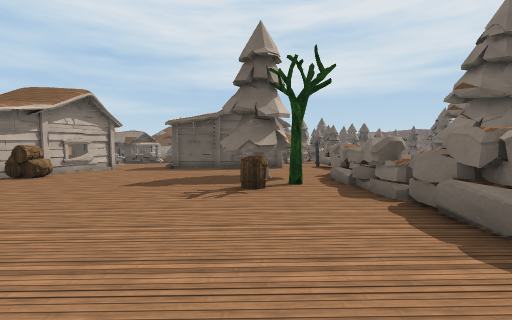
View 1 (above)

24 first-person views from a walk through a 3-D level made in the Unity game engine. The camera is 1.5 m above the floor, tilts 4° down and sees 90° across. The floor is counted in squares, 2 m on a side. Each view is taken from the middle of a square. On the plan, view 1 faces up. The plan holds only what a view shows up to about 9 squares ahead; the rest is blank. The place goes on beyond the plan. Some animated figures are left out. Surface patterns are stand-ins for the level's own textures.

View 2
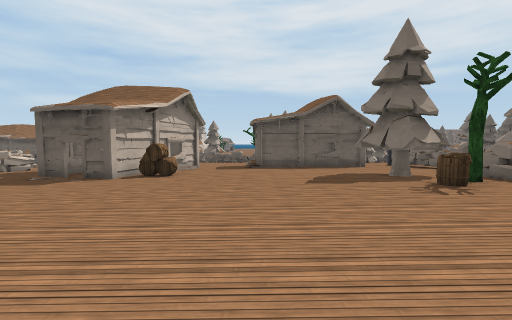

View 3
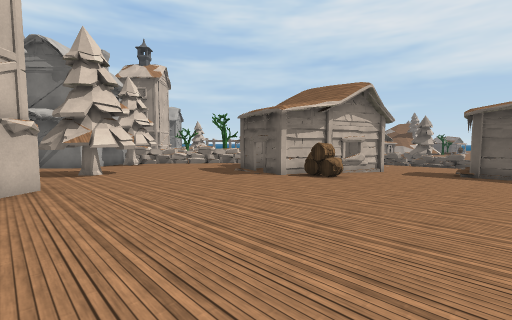

View 4
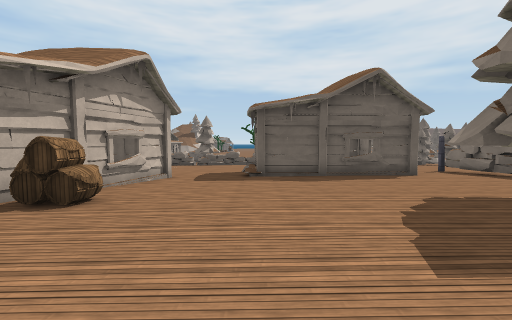

View 5
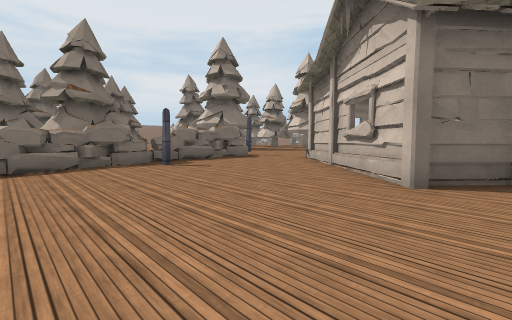

View 6
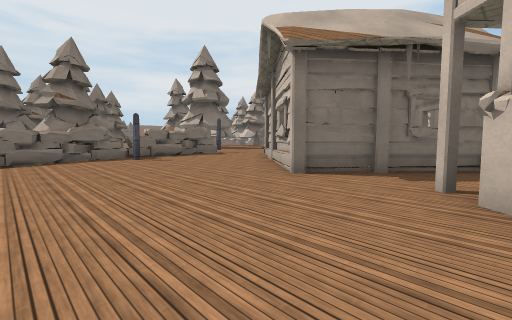

View 7
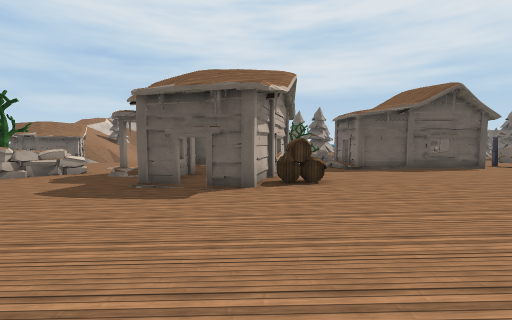

View 8
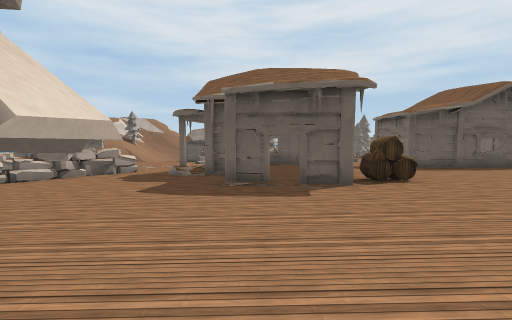

View 9
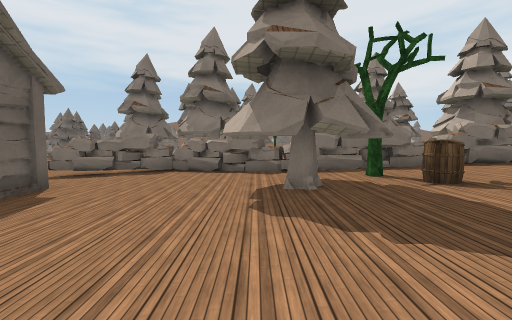

View 10
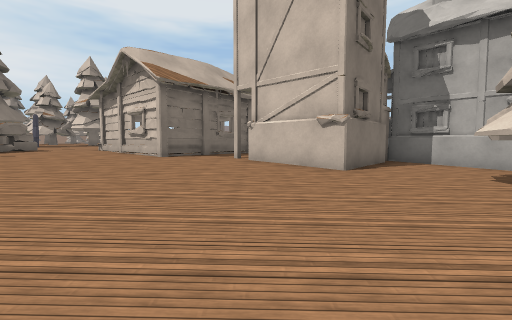

View 11
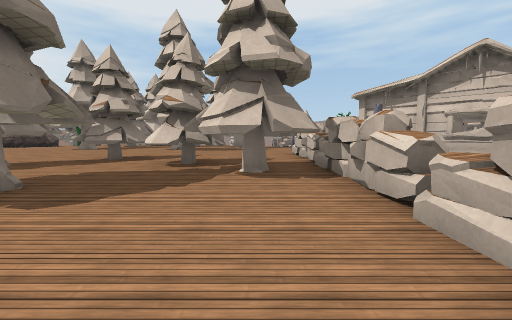

View 12
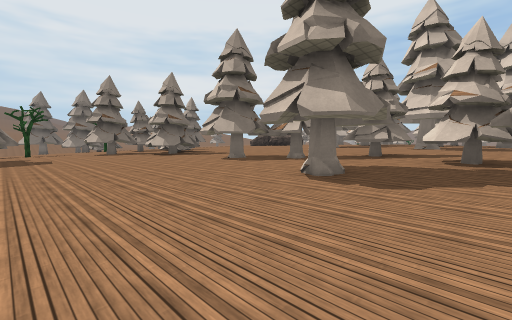

View 13
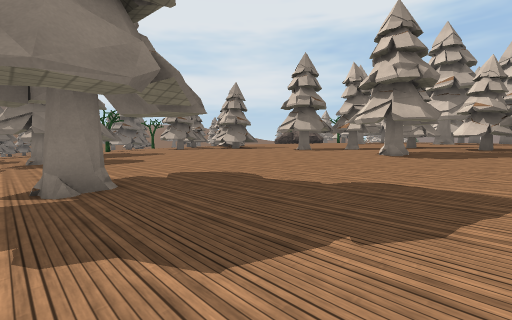

View 14
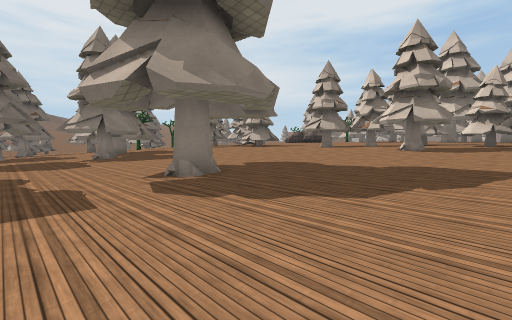

View 15
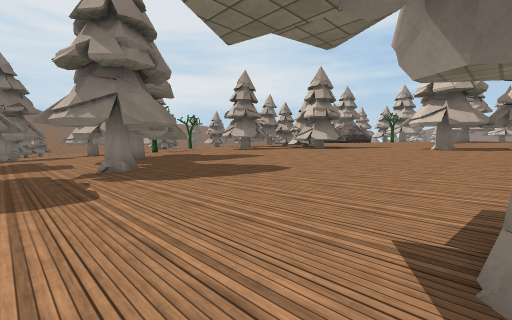

View 16
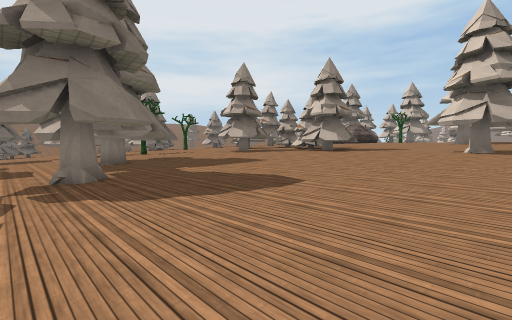

View 17
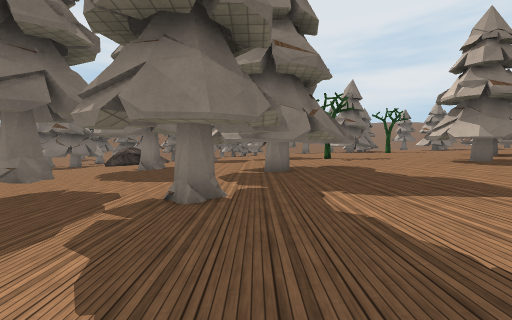

View 18
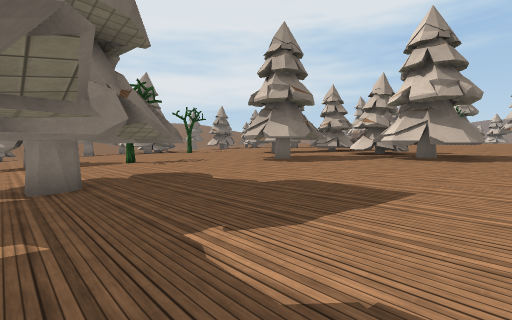

View 19
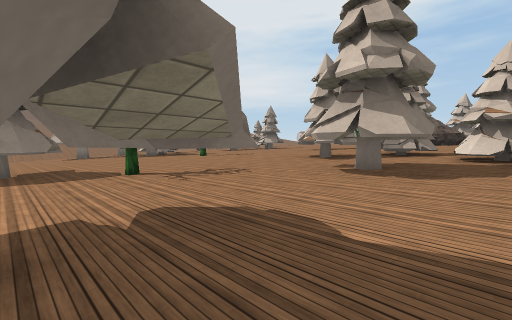

View 20
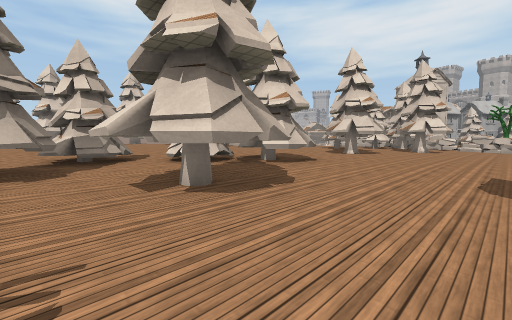

View 21
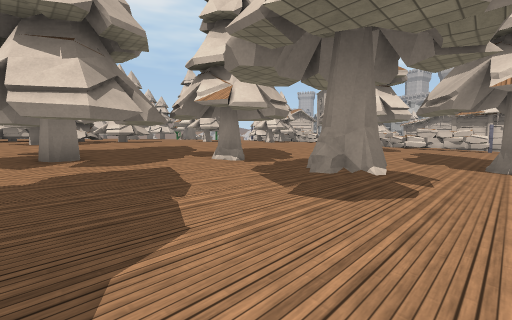

View 22
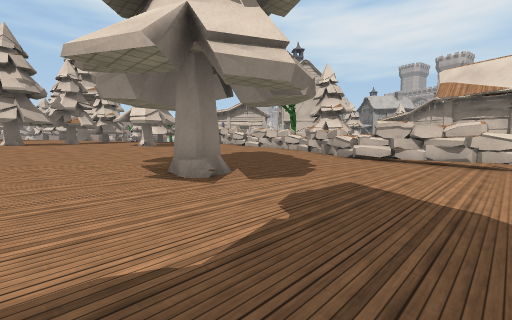

View 23
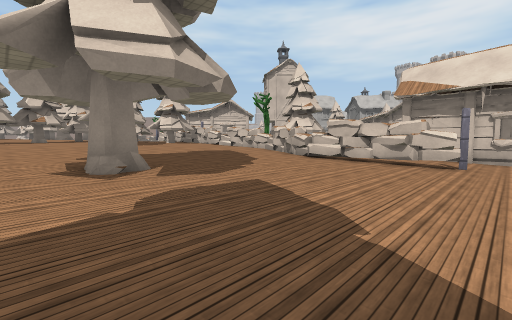

View 24
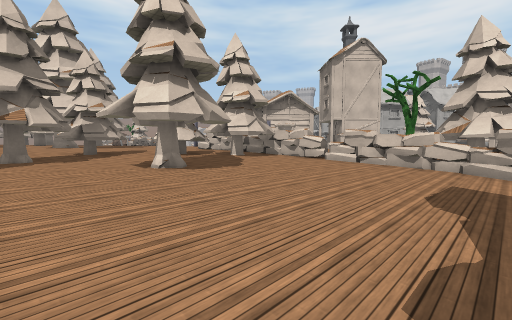

### Floor plan
Key: @ floor where view 1 was taken; # wall or solid block; x gap in a wall; . main floor; : floor 0.25 m higher than the main floor; - floor 0.25 m lower than the main floor; + floor 0.5 m higher than the main floor; _ floor 0.5 m lower than the main floor; * floor 0.75 m higher than the main floor; < floor 0.75 m lower than the main floor; ( floor 1 m lower than the main floor; ! floor 1.25 m lower than the main floor; / step, stairs or slope; ^ raised ledge; B barrel; T tree; H thing the floor can be seen under or through; P pole; U house.
Columns run from 13 left of view 1 to 22 right of it. Each row starts with its distance up from view 1.
 15               #<<<<<<<((((#((((((((!
 14               #<PH<<<<<<<<<<(((#((((
 13        <<    ##__H___<<<<<<<<<<<<<((
 12      ##__######__H_________<<<<<<<<<
 11 <##  ##__________H_______________<<<
 10 _/#####---------##----/#---___#__#__
  9 ___###----------#---------------#___
  8 __-###B--...###x#.........------##--
  7 _---##-.....###^...............--##-
  6 -----........#T^...................-
  5 ----......:::B:#::::::::::::::......
  4  -......:::::::x:::::::::::::::::#..
  3 ###....::::::::#::::#/::::::::::###:
  2  # ..::::::::++###++++++##++:#####::
  1 ....#::::::++++#####++####+++###:::#
  0 U..####::++++@P^+###++###   +###++:#
 -1  U##  #++#+++++#***#x##++   +++/+##+
 -2  U    ++###++++#*****#**++  +++++  +
 -3       +######++#* ********  ++  ++++
 -4       ###   ##*   **              ++
 -5         ##                        **
 -6         #                         **
 -7         #

Where each view was taken, in squares from view 1:
view 1: 0 up, 0 right, facing up
view 2: 0 up, 4 left, facing up
view 3: 1 up, 3 left, facing up-left
view 4: 4 up, 4 left, facing up
view 5: 3 up, 5 left, facing down-right
view 6: 3 up, 7 left, facing down-right
view 7: 2 up, 8 left, facing up
view 8: 2 up, 10 left, facing up
view 9: 8 up, 4 left, facing right
view 10: 7 up, 7 left, facing down
view 11: 6 up, 4 right, facing down
view 12: 7 up, 5 right, facing down-right
view 13: 11 up, 5 right, facing down-right
view 14: 13 up, 5 right, facing down-right
view 15: 12 up, 10 right, facing down-right
view 16: 11 up, 11 right, facing down-right
view 17: 9 up, 13 right, facing right
view 18: 9 up, 15 right, facing down-right
view 19: 8 up, 18 right, facing down-right
view 20: 6 up, 22 right, facing down-left
view 21: 15 up, 21 right, facing down-left
view 22: 14 up, 12 right, facing down-left
view 23: 15 up, 11 right, facing down-left
view 24: 8 up, 10 right, facing down-left
